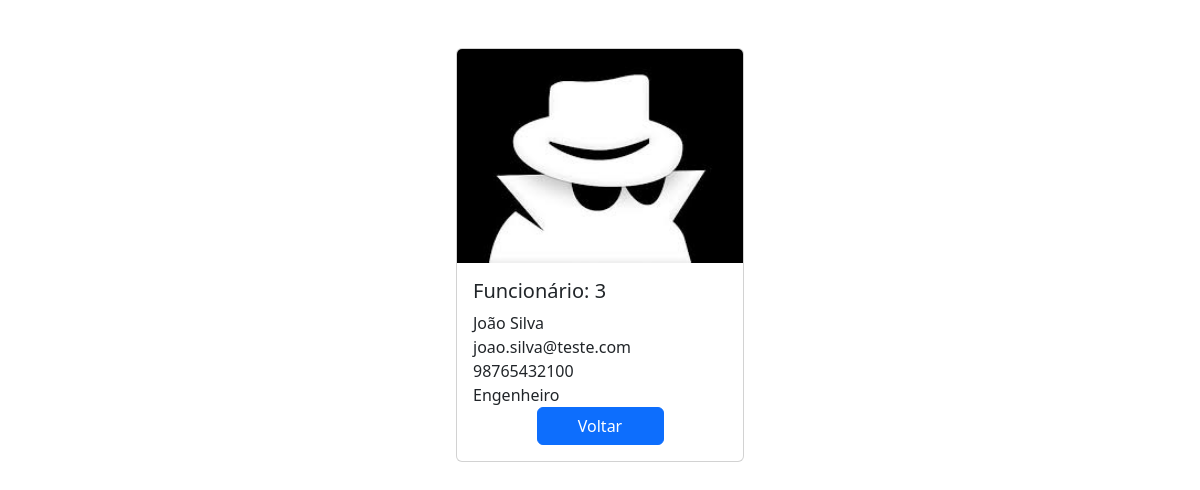
Page /employees/3/ on the committed database.
### app/models.py (models this page shows, shortened)
class Employee(models.Model):
    first_name = models.CharField(max_length=100)
    last_name = models.CharField(max_length=100)
    photo = models.ImageField(upload_to='images')
    designation = models.CharField(max_length=100)
    email_address = models.EmailField(max_length=100, unique=True)
    phone_number = models.CharField(max_length=100, blank=True)
    created_at = models.DateTimeField(auto_now_add=True)
    updated_at = models.DateTimeField(auto_now=True)

### app/views.py (the view)
# urls.py: path('<int:pk>/', views.employee_detail, name='employee_detail'),
def employee_detail(request, pk):
        employee = get_object_or_404(Employee, pk=pk)
        context = {
            "employee": employee,
        }
        return render(request, 'employee_detail.html', context)

### templates/employee_detail.html (shortened to what this page needs)
{% load static %}
<!DOCTYPE html>
<html lang="en">
<head>
    <link href="https://cdn.jsdelivr.net/npm/bootstrap@5.3.3/dist/css/bootstrap.min.css" rel="stylesheet">
    <link rel="stylesheet" href="{% static 'css/style.css' %}">
</head>
<body>
    <div class="container pt-5">
        <div class="card mx-auto" style="width: 18rem;">
            <img src="{{ employee.photo.url }}" class="card-img-top" alt="employee">
            <div class="card-body">
              <h5 class="card-title">Funcionário: {{employee.id}}</h5>
              <p class="card-text m-0">{{employee.first_name}} {{employee.last_name}}</p>
              <p class="card-text m-0">{{employee.email_address}}</p>
              <p class="card-text m-0">{{employee.phone_number}}</p>
              <p class="card-text m-0">{{employee.designation}}</p>
              <div style="text-align: center;">
                <a href="{% url 'home' %}" class="btn btn-primary" style="width: 50%;">Voltar</a>
              </div>
            </div>
          </div>
    </div>
</body>
</html>

### mysite/static/css/style.css (style rules this page uses)
body { background-color: white; }

### rows in the picture
Employee: photo (picture), id "3", first_name "João", last_name "Silva", email_address "joao.silva@teste.com", phone_number "98765432100", designation "Engenheiro"
